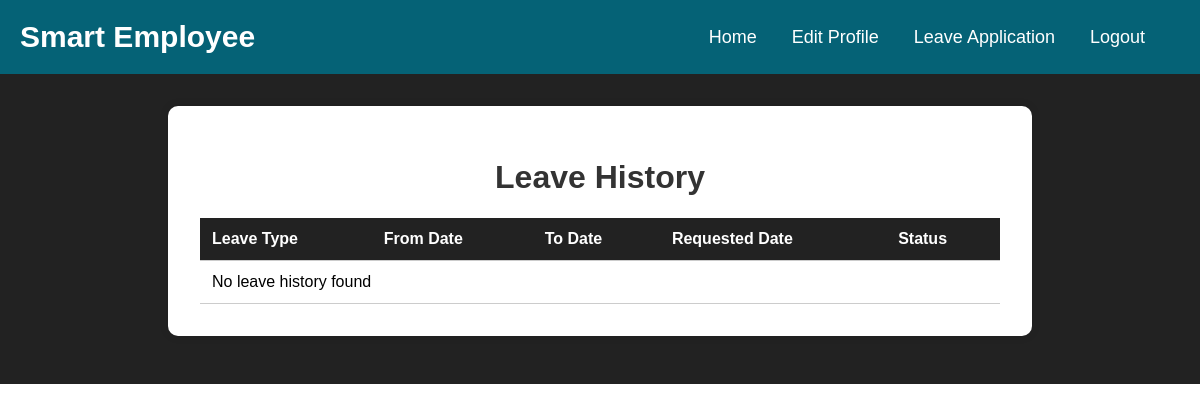
Page /Leave_History.php on the earlier database version.
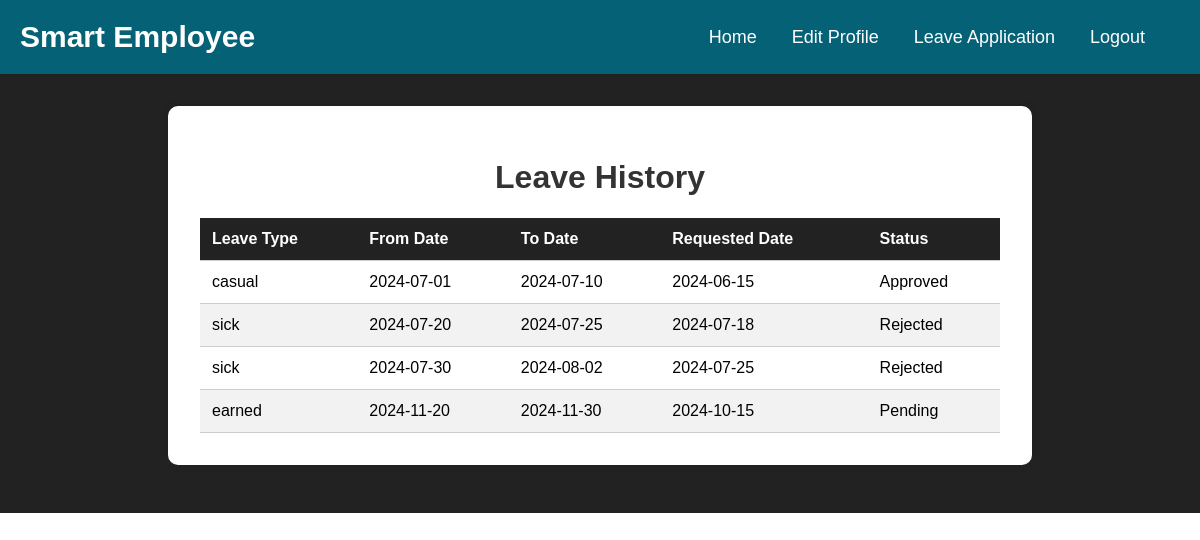
Same page on the later database version.
### tables this page shows
CREATE TABLE `leaverequests` (
  `leave_id` int(11) NOT NULL,
  `user_id` int(11) NOT NULL,
  `LeaveType` enum('casual','sick','earned') NOT NULL,
  `start_date` date NOT NULL,
  `end_date` date NOT NULL,
  `reason` text NOT NULL,
  `status` enum('Pending','Approved','Rejected') NOT NULL DEFAULT 'Pending',
  `requested_on` date NOT NULL,
  `description` text DEFAULT NULL
);

### Leave_History.php (the view, shortened to what this page needs)
<?php
$servername = "localhost";
$username = "root";
$password = "";
$dbname = "sems";
$conn = new mysqli($servername, $username, $password, $dbname);
$sql = "SELECT LeaveType, start_date, end_date, requested_on, status FROM leaverequests WHERE user_id = 1";
$result = $conn->query($sql);
?>
<!DOCTYPE html>
<html lang="en">
<head>
    <link rel="stylesheet" href="assets/css/style.css">
</head>
<body>
<header>
  <nav class="navigation">
    <a class="navigation-logo" href="#">Smart Employee</a>
    <div>
      <div class="navigation-cont">
        <a class="navigation-link" href="employee-dashboard.php">Home</a>
        <a class="navigation-link" href="userProfile.php">Edit Profile</a>
        <a class="navigation-link" href="Leave_Application.php">Leave Application</a>
        <a class="navigation-link" href="logout.php">Logout</a>
      </div>
    </div>
  </nav>
</header>
<main class="leavebody">
    <div class="leavecontainer leave-history-container">
        <h1>Leave History</h1>
        <table>
            <thead>
                <tr>
                    <th>Leave Type</th>
                    <th>From Date</th>
                    <th>To Date</th>
                    <th>Requested Date</th>
                    <th>Status</th>
                </tr>
            </thead>
            <tbody>
                <?php
                if ($result->num_rows > 0) {
                    while($row = $result->fetch_assoc()) {
                        echo "<tr>";
                        echo "<td>" . $row["LeaveType"] . "</td>";
                        echo "<td>" . $row["start_date"] . "</td>";
                        echo "<td>" . $row["end_date"] . "</td>";
                        echo "<td>" . $row["requested_on"] . "</td>";
                        echo "<td>" . $row["status"] . "</td>";
                        echo "</tr>";
                    }
                } else {
                    echo "<tr><td colspan='6'>No leave history found</td></tr>";
                }
                ?>
            </tbody>
        </table>
    </div>
</main>
</body>
</html>

### assets/css/style.css (style rules this page uses)
body { font-family: Arial; margin: 0; padding: 0; font-size: 16px; }
a { text-decoration: none !important; }
.leavebody { margin: 0; padding: 0; display: flex; justify-content: center; align-items: center; background-color: #222; }
.leavecontainer { background-color: white; padding: 2rem; border-radius: 10px; box-shadow: 0 0 10px rgba(0, 0, 0, 0.1); max-width: 800px; margin: 3rem; width: 100%; }
h1 { text-align: center; color: #333; }
.navigation { background-color: #056276; display: flex; justify-content: space-between; align-items: center; padding: 20px; }
.navigation-logo { color: white; font-size: 30px; font-weight: bold; text-decoration: none !important; }
.navigation-cont { display: flex; }
.navigation-link { color: white; text-decoration: none; margin-right: 35px; transition: all .3s; font-size: 18px; font-weight: 400; }
.leave-history-container { max-width: 800px; margin-top: 2rem; }
.leave-history-container table { width: 100%; border-collapse: collapse; margin-top: 1rem; }
.leave-history-container th, .leave-history-container td { padding: 0.75rem; text-align: left; border-bottom: 1px solid #ccc; }
.leave-history-container th { background-color: #222; color: white; }
.leave-history-container tr:nth-child(even) { background-color: #f2f2f2; }

Differences in the rows shown:
added leaverequests: LeaveType "casual", start_date "2024-07-01", end_date "2024-07-10", requested_on "2024-06-15", status "Approved"
added leaverequests: LeaveType "sick", start_date "2024-07-20", end_date "2024-07-25", requested_on "2024-07-18", status "Rejected"
added leaverequests: LeaveType "sick", start_date "2024-07-30", end_date "2024-08-02", requested_on "2024-07-25", status "Rejected"
added leaverequests: LeaveType "earned", start_date "2024-11-20", end_date "2024-11-30", requested_on "2024-10-15", status "Pending"
Other differences:
text no longer shown: "No leave history found"
